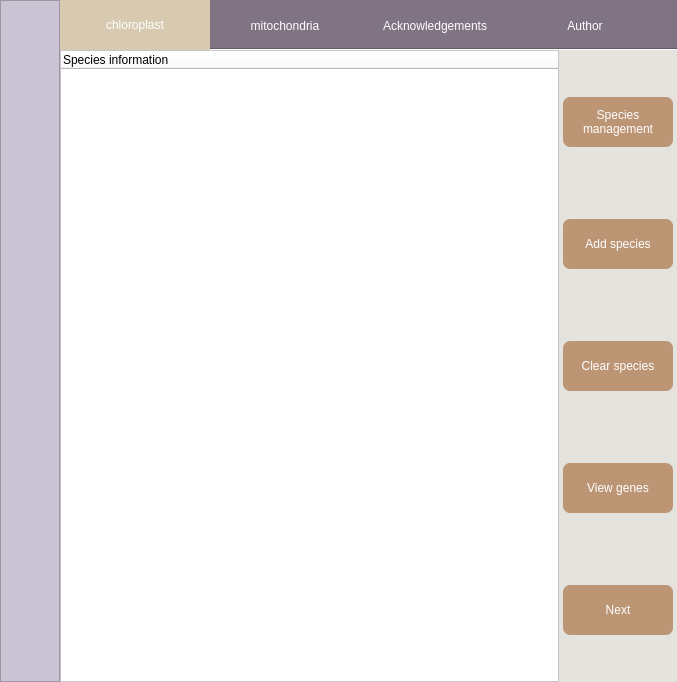
<?xml version="1.0" encoding="UTF-8"?>
<ui version="4.0">
 <class>Form</class>
 <widget class="QWidget" name="Form">
  <property name="geometry">
   <rect>
    <x>0</x>
    <y>0</y>
    <width>677</width>
    <height>682</height>
   </rect>
  </property>
  <property name="windowTitle">
   <string>Plant phylogenetic analysis platform</string>
  </property>
  <property name="styleSheet">
   <string notr="true">background-color: rgb(127, 115, 132);</string>
  </property>
  <layout class="QVBoxLayout" name="verticalLayout">
   <property name="leftMargin">
    <number>0</number>
   </property>
   <property name="topMargin">
    <number>0</number>
   </property>
   <property name="rightMargin">
    <number>0</number>
   </property>
   <property name="bottomMargin">
    <number>0</number>
   </property>
   <item>
    <layout class="QHBoxLayout" name="horizontalLayout">
     <property name="spacing">
      <number>0</number>
     </property>
     <item>
      <widget class="QFrame" name="frame_2">
       <property name="minimumSize">
        <size>
         <width>60</width>
         <height>0</height>
        </size>
       </property>
       <property name="styleSheet">
        <string notr="true">QFrame{
	background-color: rgb(202, 195, 212);
}</string>
       </property>
       <property name="frameShape">
        <enum>QFrame::StyledPanel</enum>
       </property>
       <property name="frameShadow">
        <enum>QFrame::Raised</enum>
       </property>
       <widget class="QLabel" name="label">
        <property name="geometry">
         <rect>
          <x>10</x>
          <y>10</y>
          <width>41</width>
          <height>661</height>
         </rect>
        </property>
        <property name="styleSheet">
         <string notr="true">QLabel{
	color: rgb(229,227,221);
	line-height:10px;
	font: 22pt &quot;Cascadia Mono&quot;;
}
</string>
        </property>
        <property name="text">
         <string/>
        </property>
       </widget>
      </widget>
     </item>
     <item>
      <widget class="QTabWidget" name="tabWidget">
       <property name="enabled">
        <bool>true</bool>
       </property>
       <property name="toolTipDuration">
        <number>-1</number>
       </property>
       <property name="autoFillBackground">
        <bool>false</bool>
       </property>
       <property name="styleSheet">
        <string notr="true">QTabBar::tab {
    background: rgba(255, 255, 255, 0);
	color:rgb(255, 255, 255);
	height:50px;
	width:150px;
}
QTabBar::hover{
	background-color: rgb(127, 115, 132);
}
QTabBar::tab:selected{
	
	background-color: rgb(215, 202, 177);
}</string>
       </property>
       <property name="tabPosition">
        <enum>QTabWidget::North</enum>
       </property>
       <property name="tabShape">
        <enum>QTabWidget::Rounded</enum>
       </property>
       <property name="currentIndex">
        <number>0</number>
       </property>
       <property name="iconSize">
        <size>
         <width>50</width>
         <height>16</height>
        </size>
       </property>
       <property name="documentMode">
        <bool>true</bool>
       </property>
       <widget class="QWidget" name="chloroplast">
        <property name="styleSheet">
         <string notr="true">background-color: rgb(229, 227, 221);</string>
        </property>
        <attribute name="title">
         <string>chloroplast</string>
        </attribute>
        <layout class="QHBoxLayout" name="horizontalLayout_3">
         <property name="spacing">
          <number>4</number>
         </property>
         <property name="leftMargin">
          <number>0</number>
         </property>
         <property name="topMargin">
          <number>0</number>
         </property>
         <property name="rightMargin">
          <number>4</number>
         </property>
         <property name="bottomMargin">
          <number>0</number>
         </property>
         <item>
          <widget class="QTreeWidget" name="ch_tree">
           <property name="styleSheet">
            <string notr="true">background-color: rgb(255, 255, 255);</string>
           </property>
           <property name="lineWidth">
            <number>1</number>
           </property>
           <column>
            <property name="text">
             <string>Species information</string>
            </property>
           </column>
          </widget>
         </item>
         <item>
          <layout class="QHBoxLayout" name="horizontalLayout_2">
           <property name="spacing">
            <number>0</number>
           </property>
           <item>
            <layout class="QVBoxLayout" name="verticalLayout_2">
             <property name="spacing">
              <number>25</number>
             </property>
             <item>
              <widget class="QPushButton" name="ch_manage">
               <property name="minimumSize">
                <size>
                 <width>110</width>
                 <height>50</height>
                </size>
               </property>
               <property name="styleSheet">
                <string notr="true">QPushButton{
background-color: rgb(188, 149, 117);
border:none;
border-radius:7px;
color:white}
QPushButton::hover {
    background-color: rgb(226, 179, 141);
}

QPushButton::pressed {
    background-color: rgb(158, 125, 99);
}</string>
               </property>
               <property name="text">
                <string>Species
management</string>
               </property>
              </widget>
             </item>
             <item>
              <widget class="QPushButton" name="ch_add">
               <property name="minimumSize">
                <size>
                 <width>110</width>
                 <height>50</height>
                </size>
               </property>
               <property name="styleSheet">
                <string notr="true">QPushButton{
background-color: rgb(188, 149, 117);
border:none;
border-radius:7px;
color:white}
QPushButton::hover {
    background-color: rgb(226, 179, 141);
}

QPushButton::pressed {
    background-color: rgb(158, 125, 99);
}</string>
               </property>
               <property name="text">
                <string>Add species</string>
               </property>
              </widget>
             </item>
             <item>
              <widget class="QPushButton" name="ch_remove">
               <property name="minimumSize">
                <size>
                 <width>110</width>
                 <height>50</height>
                </size>
               </property>
               <property name="styleSheet">
                <string notr="true">QPushButton{
background-color: rgb(188, 149, 117);
border:none;
border-radius:7px;
color:white}
QPushButton::hover {
    background-color: rgb(226, 179, 141);
}

QPushButton::pressed {
    background-color: rgb(158, 125, 99);
}</string>
               </property>
               <property name="text">
                <string>Clear species</string>
               </property>
              </widget>
             </item>
             <item>
              <widget class="QPushButton" name="ch_view">
               <property name="minimumSize">
                <size>
                 <width>110</width>
                 <height>50</height>
                </size>
               </property>
               <property name="styleSheet">
                <string notr="true">QPushButton{
background-color: rgb(188, 149, 117);
border:none;
border-radius:7px;
color:white}
QPushButton::hover {
    background-color: rgb(226, 179, 141);
}

QPushButton::pressed {
    background-color: rgb(158, 125, 99);
}</string>
               </property>
               <property name="text">
                <string>View genes</string>
               </property>
              </widget>
             </item>
             <item>
              <widget class="QPushButton" name="ch_next">
               <property name="minimumSize">
                <size>
                 <width>110</width>
                 <height>50</height>
                </size>
               </property>
               <property name="styleSheet">
                <string notr="true">QPushButton{
background-color: rgb(188, 149, 117);
border:none;
border-radius:7px;
color:white}
QPushButton::hover {
    background-color: rgb(226, 179, 141);
}

QPushButton::pressed {
    background-color: rgb(158, 125, 99);
}</string>
               </property>
               <property name="text">
                <string>Next</string>
               </property>
              </widget>
             </item>
            </layout>
           </item>
          </layout>
         </item>
        </layout>
       </widget>
       <widget class="QWidget" name="mitochondrial">
        <property name="styleSheet">
         <string notr="true">background-color: rgb(229, 227, 221);</string>
        </property>
        <attribute name="title">
         <string>mitochondria</string>
        </attribute>
        <layout class="QHBoxLayout" name="horizontalLayout_5">
         <property name="spacing">
          <number>4</number>
         </property>
         <property name="leftMargin">
          <number>0</number>
         </property>
         <property name="topMargin">
          <number>0</number>
         </property>
         <property name="rightMargin">
          <number>4</number>
         </property>
         <property name="bottomMargin">
          <number>0</number>
         </property>
         <item>
          <widget class="QTreeWidget" name="mi_tree">
           <property name="styleSheet">
            <string notr="true">background-color: rgb(255, 255, 255);</string>
           </property>
           <column>
            <property name="text">
             <string>Species information</string>
            </property>
           </column>
          </widget>
         </item>
         <item>
          <layout class="QHBoxLayout" name="horizontalLayout_4">
           <property name="spacing">
            <number>0</number>
           </property>
           <item>
            <layout class="QVBoxLayout" name="verticalLayout_3">
             <property name="spacing">
              <number>25</number>
             </property>
             <item>
              <widget class="QPushButton" name="mi_manage">
               <property name="minimumSize">
                <size>
                 <width>110</width>
                 <height>50</height>
                </size>
               </property>
               <property name="styleSheet">
                <string notr="true">QPushButton{
background-color: rgb(188, 149, 117);
border:none;
border-radius:7px;
color:white}
QPushButton::hover {
    background-color: rgb(226, 179, 141);
}

QPushButton::pressed {
    background-color: rgb(158, 125, 99);
}</string>
               </property>
               <property name="text">
                <string>Species
management</string>
               </property>
              </widget>
             </item>
             <item>
              <widget class="QPushButton" name="mi_add">
               <property name="minimumSize">
                <size>
                 <width>110</width>
                 <height>50</height>
                </size>
               </property>
               <property name="styleSheet">
                <string notr="true">QPushButton{
background-color: rgb(188, 149, 117);
border:none;
border-radius:7px;
color:white}
QPushButton::hover {
    background-color: rgb(226, 179, 141);
}

QPushButton::pressed {
    background-color: rgb(158, 125, 99);
}</string>
               </property>
               <property name="text">
                <string>Add species</string>
               </property>
              </widget>
             </item>
             <item>
              <widget class="QPushButton" name="mi_remove">
               <property name="minimumSize">
                <size>
                 <width>110</width>
                 <height>50</height>
                </size>
               </property>
               <property name="styleSheet">
                <string notr="true">QPushButton{
background-color: rgb(188, 149, 117);
border:none;
border-radius:7px;
color:white}
QPushButton::hover {
    background-color: rgb(226, 179, 141);
}

QPushButton::pressed {
    background-color: rgb(158, 125, 99);
}</string>
               </property>
               <property name="text">
                <string>Clear species</string>
               </property>
              </widget>
             </item>
             <item>
              <widget class="QPushButton" name="mi_view">
               <property name="minimumSize">
                <size>
                 <width>110</width>
                 <height>50</height>
                </size>
               </property>
               <property name="styleSheet">
                <string notr="true">QPushButton{
background-color: rgb(188, 149, 117);
border:none;
border-radius:7px;
color:white}
QPushButton::hover {
    background-color: rgb(226, 179, 141);
}

QPushButton::pressed {
    background-color: rgb(158, 125, 99);
}</string>
               </property>
               <property name="text">
                <string>View genes</string>
               </property>
              </widget>
             </item>
             <item>
              <widget class="QPushButton" name="mi_next">
               <property name="minimumSize">
                <size>
                 <width>110</width>
                 <height>50</height>
                </size>
               </property>
               <property name="styleSheet">
                <string notr="true">QPushButton{
background-color: rgb(188, 149, 117);
border:none;
border-radius:7px;
color:white}
QPushButton::hover {
    background-color: rgb(226, 179, 141);
}

QPushButton::pressed {
    background-color: rgb(158, 125, 99);
}</string>
               </property>
               <property name="text">
                <string>Next</string>
               </property>
              </widget>
             </item>
            </layout>
           </item>
          </layout>
         </item>
        </layout>
       </widget>
       <widget class="QWidget" name="Acknowledgements">
        <attribute name="title">
         <string>Acknowledgements</string>
        </attribute>
        <layout class="QVBoxLayout" name="verticalLayout_4">
         <property name="spacing">
          <number>0</number>
         </property>
         <property name="leftMargin">
          <number>0</number>
         </property>
         <property name="topMargin">
          <number>0</number>
         </property>
         <property name="rightMargin">
          <number>0</number>
         </property>
         <property name="bottomMargin">
          <number>0</number>
         </property>
         <item>
          <widget class="QFrame" name="frame">
           <property name="styleSheet">
            <string notr="true">background-color: rgb(229, 227, 221);</string>
           </property>
           <property name="frameShape">
            <enum>QFrame::StyledPanel</enum>
           </property>
           <property name="frameShadow">
            <enum>QFrame::Raised</enum>
           </property>
           <layout class="QHBoxLayout" name="horizontalLayout_6">
            <item alignment="Qt::AlignHCenter|Qt::AlignVCenter">
             <widget class="QLabel" name="label_2">
              <property name="text">
               <string>I would like to express my gratitude to Mr Bi who helped me during the writing of this thesis.
我想要感谢帮助我编写这个程序的毕老师</string>
              </property>
             </widget>
            </item>
           </layout>
          </widget>
         </item>
        </layout>
       </widget>
       <widget class="QWidget" name="tab">
        <attribute name="title">
         <string>Author</string>
        </attribute>
        <layout class="QVBoxLayout" name="verticalLayout_5">
         <property name="spacing">
          <number>0</number>
         </property>
         <property name="leftMargin">
          <number>0</number>
         </property>
         <property name="topMargin">
          <number>0</number>
         </property>
         <property name="rightMargin">
          <number>0</number>
         </property>
         <property name="bottomMargin">
          <number>0</number>
         </property>
         <item>
          <widget class="QFrame" name="frame_3">
           <property name="styleSheet">
            <string notr="true">background-color: rgb(229, 227, 221);</string>
           </property>
           <property name="frameShape">
            <enum>QFrame::StyledPanel</enum>
           </property>
           <property name="frameShadow">
            <enum>QFrame::Raised</enum>
           </property>
           <widget class="QLabel" name="label_3">
            <property name="geometry">
             <rect>
              <x>250</x>
              <y>260</y>
              <width>54</width>
              <height>41</height>
             </rect>
            </property>
            <property name="text">
             <string>Boris Yu
于伯睿</string>
            </property>
           </widget>
          </widget>
         </item>
        </layout>
       </widget>
      </widget>
     </item>
    </layout>
   </item>
   <item>
    <layout class="QFormLayout" name="formLayout"/>
   </item>
  </layout>
 </widget>
 <resources/>
 <connections/>
</ui>
